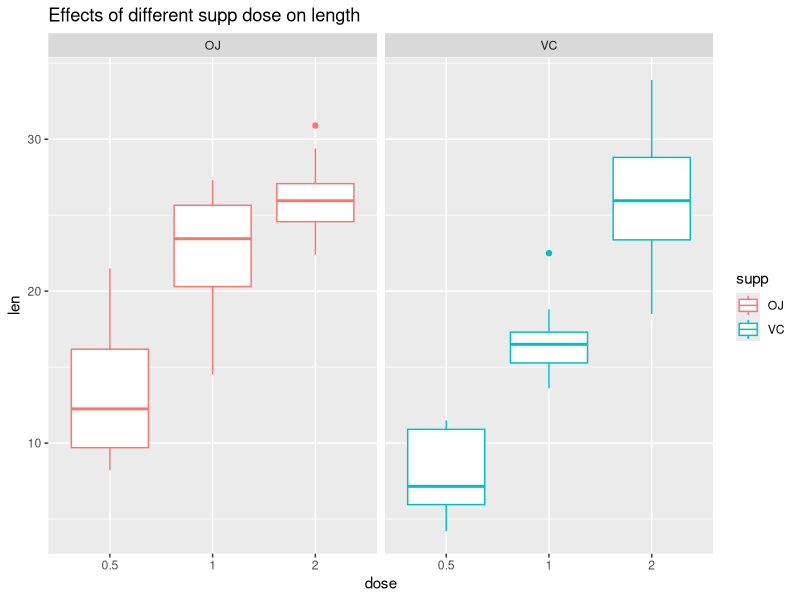

Here is the R script that generated this plot:
## ---- chunk 1
## We load the ToothGrowth datasets
data(ToothGrowth)

## Give the summary of the data
summary(ToothGrowth)

## We also give the str information of ToothGrowth
str(ToothGrowth)
## ---- chunk 2
## Let's use ggplot2 package
library(ggplot2)
g <- ggplot(ToothGrowth, aes(x = dose, y=len)) + geom_boxplot(aes(factor(dose),color=supp)) + facet_grid(.~supp) + labs(title = "Effects of different supp dose on length")
print(g)
## ---- chunk 3
## We import dplyr package
library(dplyr)

## Let's group the data by the supp and dose and treat len as a variable
groupdata <- group_by(ToothGrowth, supp, dose)

## Now we can give a summary of the group data 
sumdata <- summarize(groupdata, LenMean = mean(len), LenSd = sd(len), number = n())
print(sumdata)
## ---- chunk 4
## With Sumdata above, let's first select out dose = 0.5 mg subdata
row0.5 <- which(sumdata$dose == 0.5)
subdata0.5 <- sumdata[row0.5,]

## Let's print out the subdata of dose = 0.5
print(subdata0.5)

## Let's check the t confidence inteval
## First take the LenMean difference
Diff_lenmean0.5 <- subdata0.5$LenMean[1] - subdata0.5$LenMean[2]

## 95% t confidence interval
Diff_lenmean0.5 + c(-1,1)*qt(0.975, 18)*sqrt(subdata0.5$LenSd[1]^2/10 + subdata0.5$LenSd[2]^2/10)

## ---- chunk 5
## With Sumdata above, let's first select out dose = 1 mg subdata
row1 <- which(sumdata$dose == 1)
subdata1 <- sumdata[row1,]

## Let's print out the subdata of dose = 1
print(subdata1)

## Let's check the t confidence inteval
## First take the LenMean difference
Diff_lenmean1 <- subdata1$LenMean[1] - subdata1$LenMean[2]

## 95% t confidence interval
Diff_lenmean1 + c(-1,1)*qt(0.975, 18)*sqrt(subdata1$LenSd[1]^2/10 + subdata1$LenSd[2]^2/10)
## ---- chunk 6
## With sumdata above, let's first select out dose = 2 mg subdata
row2 <- which(sumdata$dose == 2)
subdata2 <- sumdata[row2,]

## Let's print out the subdata of dose = 2
print(subdata2)

## Let's check the t confidence inteval
## First take the LenMean difference
Diff_lenmean2 <- subdata2$LenMean[1] - subdata2$LenMean[2]

## 95% t confidence interval
Diff_lenmean2 + c(-1,1)*qt(0.975, 18)*sqrt(subdata2$LenSd[1]^2/10 + subdata2$LenSd[2]^2/10)
## ---- chunk 7
### Load the ToothGrowth data and perfomr some basic exploratory data analysis
## We load the ToothGrowth datasets
# data(ToothGrowth)

## Give the summary of the data
# summary(ToothGrowth)

## We also give the str information of ToothGrowth
# str(ToothGrowth)

## Let's use ggplot2 package
# library(ggplot2)
# g <- ggplot(ToothGrowth, aes(x = dose, y=len)) 
# + geom_boxplot(aes(factor(dose),color=supp)) 
# + facet_grid(.~supp) 
# + labs(title = "Effects of different supp dose on length")
# print(g)



### Basic summary of the data
## We import dplyr package
# library(dplyr)

## Let's group the data by the supp and dose and treat len as a variable
# groupdata <- group_by(ToothGrowth, supp, dose)

## Now we can give a summary of the group data 
# sumdata <- summarize(groupdata, LenMean = mean(len), LenSd = sd(len),
# number = n())
# print(sumdata)



### Confidence intervals and/or hypothesis tests

#### Hypothesis: Supplement OJ on average is more efficient on tooth growth
#### than supplement VC is on average.

##### **(1) 0.5 mg**
## With Sumdata above, let's first select out dose = 0.5 mg subdata
# row0.5 <- which(sumdata$dose == 0.5)
# subdata0.5 <- sumdata[row0.5,]

## Let's print out the subdata of dose = 0.5
# print(subdata0.5)

## Let's check the t confidence inteval
## First take the LenMean difference
# Diff_lenmean0.5 <- subdata0.5$LenMean[1] - subdata0.5$LenMean[2]

## 95% t confidence interval
# Diff_lenmean0.5 + c(-1,1)*qt(0.975, 18)*sqrt(subdata0.5$LenSd[1]^2/10 +
# subdata0.5$LenSd[2]^2/10)



##### **(2) 1 mg**
## With Sumdata above, let's first select out dose = 1 mg subdata
# row1 <- which(sumdata$dose == 1)
# subdata1 <- sumdata[row1,]

## Let's print out the subdata of dose = 1
# print(subdata1)

## Let's check the t confidence inteval
## First take the LenMean difference
# Diff_lenmean1 <- subdata1$LenMean[1] - subdata1$LenMean[2]

## 95% t confidence interval
# Diff_lenmean1 + c(-1,1)*qt(0.975, 18)*sqrt(subdata1$LenSd[1]^2/10 + 
# subdata1$LenSd[2]^2/10)



##### **(2) 2 mg**
## With sumdata above, let's first select out dose = 2 mg subdata
# row2 <- which(sumdata$dose == 2)
# subdata2 <- sumdata[row2,]

## Let's print out the subdata of dose = 2
# print(subdata2)

## Let's check the t confidence inteval
## First take the LenMean difference
# Diff_lenmean2 <- subdata2$LenMean[1] - subdata2$LenMean[2]

## 95% t confidence interval
# Diff_lenmean2 + c(-1,1)*qt(0.975, 18)*sqrt(subdata2$LenSd[1]^2/10 +
# subdata2$LenSd[2]^2/10)
